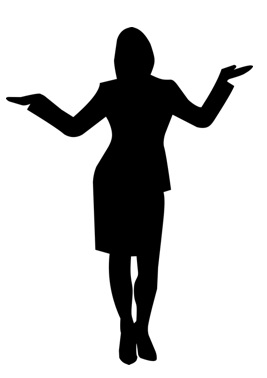
#> input picture img/full_body.jpg, 267 x 378 px, found by its file name
$ python distanceTrans.py
#> lines starting #> are read from the running program, lines starting #| are printed output that depends on the picture; after the words box and inside, x2 and y2 are one past the last pixel; in counts of white or black regions, pixels touching at a corner belong together
"""
opencv

출처

제목: 파이썬으로 만드는 OpenCV 프로젝트
저자: 이세우
출판: 프로그래밍인사이트
"""
"""
요약

[예제 7-11] 거리 변환으로 전신 스켈레톤 찾기
"""
import cv2
import numpy as np

img = cv2.imread(filename="../img/full_body.jpg", flags=cv2.IMREAD_GRAYSCALE)
#> img is the input picture: shape (378, 267); min 0, max 255, mean 201.6
ret, th = cv2.threshold(src=img, thresh=127, maxval=255, type=cv2.THRESH_BINARY_INV)
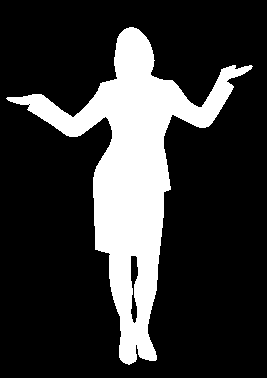
#> th: shape (378, 267); 20.9% white; 1 white region, box (x1, y1, x2, y2) and area: (6, 27, 253, 365) 21136

dst = cv2.distanceTransform(src=th, distanceType=cv2.DIST_L2, maskSize=5)
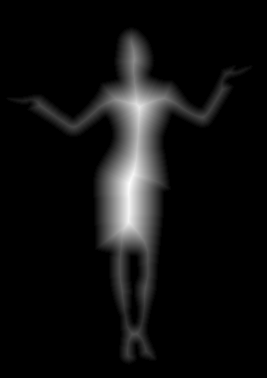
#> dst: shape (378, 267) float32; min 0, max 36.77, mean 2.3; drawn with min black and max white

dst = (dst * 255 / (dst.max() - dst.min())).astype(np.uint8)
skeleton = cv2.adaptiveThreshold(src=dst, maxValue=255, adaptiveMethod=cv2.ADAPTIVE_THRESH_GAUSSIAN_C,
                                 thresholdType=cv2.THRESH_BINARY, blockSize=7, C=-3)
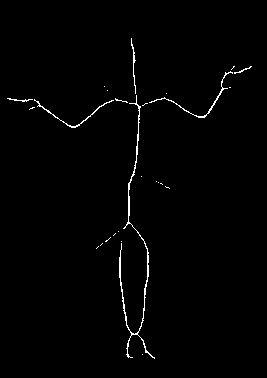
#> skeleton: shape (378, 267); 1.1% white in thin lines or dots, all inside (x1, y1, x2, y2) = (7, 38, 252, 359)

cv2.imshow(winname="original", mat=img)
cv2.imshow(winname="dst", mat=dst)
cv2.imshow(winname="skeleton", mat=skeleton)
cv2.waitKey()
cv2.destroyAllWindows()

$ run again, with img/4star.jpg copied over img/full_body.jpg
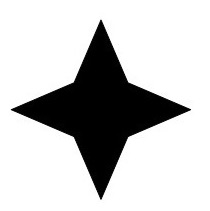
#> input picture img/4star.jpg, 210 x 211 px, found by its file name
#> img is the input picture: shape (211, 210); min 0, max 255, mean 197.9
#> `ret, th = cv2.threshold(src=img, thresh=127, maxval=255, type=cv2.THRE..`:
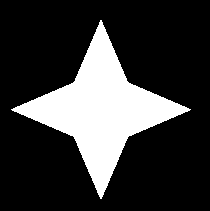
#> th: shape (211, 210); 22.4% white; 1 white region, box (x1, y1, x2, y2) and area: (11, 20, 191, 199) 9925
#> `skeleton = cv2.adaptiveThreshold(src=dst, maxValue=255, adaptiveMethod..`:
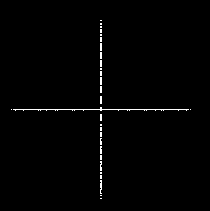
#> skeleton: shape (211, 210); 1.1% white in thin lines or dots, all inside (x1, y1, x2, y2) = (11, 20, 191, 199)
